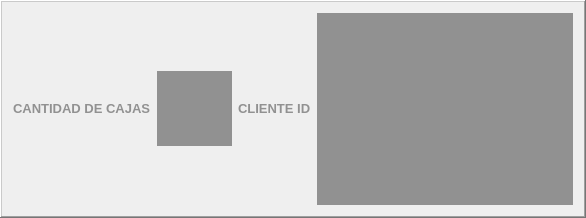
         <widget class="QFrame" name="frame_6">
          <property name="frameShape">
           <enum>QFrame::WinPanel</enum>
          </property>
          <property name="frameShadow">
           <enum>QFrame::Raised</enum>
          </property>
          <layout class="QHBoxLayout" name="horizontalLayout">
           <item>
            <widget class="QLabel" name="label_6">
             <property name="minimumSize">
              <size>
               <width>132</width>
               <height>0</height>
              </size>
             </property>
             <property name="font">
              <font>
               <family>Arial</family>
               <pointsize>10</pointsize>
               <weight>50</weight>
               <bold>false</bold>
              </font>
             </property>
             <property name="layoutDirection">
              <enum>Qt::RightToLeft</enum>
             </property>
             <property name="text">
              <string>&lt;html&gt;&lt;head/&gt;&lt;body&gt;&lt;p&gt;&lt;span style=&quot; font-weight:600; color:#919191;&quot;&gt;CANTIDAD DE CAJAS&lt;/span&gt;&lt;/p&gt;&lt;/body&gt;&lt;/html&gt;</string>
             </property>
            </widget>
           </item>
           <item>
            <widget class="QTextEdit" name="T_Cajas">
             <property name="minimumSize">
              <size>
               <width>50</width>
               <height>22</height>
              </size>
             </property>
             <property name="maximumSize">
              <size>
               <width>75</width>
               <height>75</height>
              </size>
             </property>
             <property name="palette">
              <palette>
               <active>
                <colorrole role="Button">
                 <brush brushstyle="SolidPattern">
                  <color alpha="255">
                   <red>145</red>
                   <green>145</green>
                   <blue>145</blue>
                  </color>
                 </brush>
                </colorrole>
                <colorrole role="Base">
                 <brush brushstyle="SolidPattern">
                  <color alpha="255">
                   <red>145</red>
                   <green>145</green>
                   <blue>145</blue>
                  </color>
                 </brush>
                </colorrole>
                <colorrole role="Window">
                 <brush brushstyle="SolidPattern">
                  <color alpha="255">
                   <red>145</red>
                   <green>145</green>
                   <blue>145</blue>
                  </color>
                 </brush>
                </colorrole>
               </active>
               <inactive>
                <colorrole role="Button">
                 <brush brushstyle="SolidPattern">
                  <color alpha="255">
                   <red>145</red>
                   <green>145</green>
                   <blue>145</blue>
                  </color>
                 </brush>
                </colorrole>
                <colorrole role="Base">
                 <brush brushstyle="SolidPattern">
                  <color alpha="255">
                   <red>145</red>
                   <green>145</green>
                   <blue>145</blue>
                  </color>
                 </brush>
                </colorrole>
                <colorrole role="Window">
                 <brush brushstyle="SolidPattern">
                  <color alpha="255">
                   <red>145</red>
                   <green>145</green>
                   <blue>145</blue>
                  </color>
                 </brush>
                </colorrole>
               </inactive>
               <disabled>
                <colorrole role="Button">
                 <brush brushstyle="SolidPattern">
                  <color alpha="255">
                   <red>145</red>
                   <green>145</green>
                   <blue>145</blue>
                  </color>
                 </brush>
                </colorrole>
                <colorrole role="Base">
                 <brush brushstyle="SolidPattern">
                  <color alpha="255">
                   <red>145</red>
                   <green>145</green>
                   <blue>145</blue>
                  </color>
                 </brush>
                </colorrole>
                <colorrole role="Window">
                 <brush brushstyle="SolidPattern">
                  <color alpha="255">
                   <red>145</red>
                   <green>145</green>
                   <blue>145</blue>
                  </color>
                 </brush>
                </colorrole>
               </disabled>
              </palette>
             </property>
             <property name="font">
              <font>
               <family>Arial</family>
              </font>
             </property>
             <property name="acceptDrops">
              <bool>true</bool>
             </property>
             <property name="accessibleDescription">
              <string notr="true"/>
             </property>
             <property name="layoutDirection">
              <enum>Qt::LeftToRight</enum>
             </property>
             <property name="autoFillBackground">
              <bool>false</bool>
             </property>
             <property name="styleSheet">
              <string notr="true">background-color: rgb(145, 145, 145);</string>
             </property>
             <property name="inputMethodHints">
              <set>Qt::ImhNone</set>
             </property>
             <property name="frameShape">
              <enum>QFrame::NoFrame</enum>
             </property>
             <property name="frameShadow">
              <enum>QFrame::Plain</enum>
             </property>
             <property name="lineWidth">
              <number>0</number>
             </property>
             <property name="readOnly">
              <bool>false</bool>
             </property>
             <property name="html">
              <string>&lt;!DOCTYPE HTML PUBLIC &quot;-//W3C//DTD HTML 4.0//EN&quot; &quot;http://www.w3.org/TR/REC-html40/strict.dtd&quot;&gt;
&lt;html&gt;&lt;head&gt;&lt;meta name=&quot;qrichtext&quot; content=&quot;1&quot; /&gt;&lt;style type=&quot;text/css&quot;&gt;
p, li { white-space: pre-wrap; }
&lt;/style&gt;&lt;/head&gt;&lt;body style=&quot; font-family:'Arial'; font-size:8.25pt; font-weight:400; font-style:normal;&quot;&gt;
&lt;p style=&quot;-qt-paragraph-type:empty; margin-top:0px; margin-bottom:0px; margin-left:0px; margin-right:0px; -qt-block-indent:0; text-indent:0px;&quot;&gt;&lt;br /&gt;&lt;/p&gt;&lt;/body&gt;&lt;/html&gt;</string>
             </property>
            </widget>
           </item>
           <item>
            <widget class="QLabel" name="label_5">
             <property name="minimumSize">
              <size>
               <width>69</width>
               <height>0</height>
              </size>
             </property>
             <property name="font">
              <font>
               <family>Arial</family>
               <pointsize>10</pointsize>
               <weight>50</weight>
               <bold>false</bold>
              </font>
             </property>
             <property name="layoutDirection">
              <enum>Qt::RightToLeft</enum>
             </property>
             <property name="frameShape">
              <enum>QFrame::NoFrame</enum>
             </property>
             <property name="lineWidth">
              <number>0</number>
             </property>
             <property name="text">
              <string>&lt;html&gt;&lt;head/&gt;&lt;body&gt;&lt;p&gt;&lt;span style=&quot; font-weight:600; color:#919191;&quot;&gt;CLIENTE ID&lt;/span&gt;&lt;/p&gt;&lt;/body&gt;&lt;/html&gt;</string>
             </property>
             <property name="textFormat">
              <enum>Qt::AutoText</enum>
             </property>
             <property name="scaledContents">
              <bool>false</bool>
             </property>
             <property name="wordWrap">
              <bool>false</bool>
             </property>
            </widget>
           </item>
           <item>
            <widget class="QTextEdit" name="T_Cliente">
             <property name="minimumSize">
              <size>
               <width>71</width>
               <height>22</height>
              </size>
             </property>
             <property name="palette">
              <palette>
               <active>
                <colorrole role="Button">
                 <brush brushstyle="SolidPattern">
                  <color alpha="255">
                   <red>145</red>
                   <green>145</green>
                   <blue>145</blue>
                  </color>
                 </brush>
                </colorrole>
                <colorrole role="Base">
                 <brush brushstyle="SolidPattern">
                  <color alpha="255">
                   <red>145</red>
                   <green>145</green>
                   <blue>145</blue>
                  </color>
                 </brush>
                </colorrole>
                <colorrole role="Window">
                 <brush brushstyle="SolidPattern">
                  <color alpha="255">
                   <red>145</red>
                   <green>145</green>
                   <blue>145</blue>
                  </color>
                 </brush>
                </colorrole>
               </active>
               <inactive>
                <colorrole role="Button">
                 <brush brushstyle="SolidPattern">
                  <color alpha="255">
                   <red>145</red>
                   <green>145</green>
                   <blue>145</blue>
                  </color>
                 </brush>
                </colorrole>
                <colorrole role="Base">
                 <brush brushstyle="SolidPattern">
                  <color alpha="255">
                   <red>145</red>
                   <green>145</green>
                   <blue>145</blue>
                  </color>
                 </brush>
                </colorrole>
                <colorrole role="Window">
                 <brush brushstyle="SolidPattern">
                  <color alpha="255">
                   <red>145</red>
                   <green>145</green>
                   <blue>145</blue>
                  </color>
                 </brush>
                </colorrole>
               </inactive>
               <disabled>
                <colorrole role="Button">
                 <brush brushstyle="SolidPattern">
                  <color alpha="255">
                   <red>145</red>
                   <green>145</green>
                   <blue>145</blue>
                  </color>
                 </brush>
                </colorrole>
                <colorrole role="Base">
                 <brush brushstyle="SolidPattern">
                  <color alpha="255">
                   <red>145</red>
                   <green>145</green>
                   <blue>145</blue>
                  </color>
                 </brush>
                </colorrole>
                <colorrole role="Window">
                 <brush brushstyle="SolidPattern">
                  <color alpha="255">
                   <red>145</red>
                   <green>145</green>
                   <blue>145</blue>
                  </color>
                 </brush>
                </colorrole>
               </disabled>
              </palette>
             </property>
             <property name="font">
              <font>
               <family>Arial</family>
              </font>
             </property>
             <property name="acceptDrops">
              <bool>true</bool>
             </property>
             <property name="accessibleDescription">
              <string notr="true"/>
             </property>
             <property name="layoutDirection">
              <enum>Qt::RightToLeft</enum>
             </property>
             <property name="autoFillBackground">
              <bool>false</bool>
             </property>
             <property name="styleSheet">
              <string notr="true">background-color: rgb(145, 145, 145);</string>
             </property>
             <property name="inputMethodHints">
              <set>Qt::ImhNone</set>
             </property>
             <property name="frameShape">
              <enum>QFrame::NoFrame</enum>
             </property>
             <property name="lineWidth">
              <number>0</number>
             </property>
             <property name="readOnly">
              <bool>false</bool>
             </property>
             <property name="html">
              <string>&lt;!DOCTYPE HTML PUBLIC &quot;-//W3C//DTD HTML 4.0//EN&quot; &quot;http://www.w3.org/TR/REC-html40/strict.dtd&quot;&gt;
&lt;html&gt;&lt;head&gt;&lt;meta name=&quot;qrichtext&quot; content=&quot;1&quot; /&gt;&lt;style type=&quot;text/css&quot;&gt;
p, li { white-space: pre-wrap; }
&lt;/style&gt;&lt;/head&gt;&lt;body style=&quot; font-family:'Arial'; font-size:8.25pt; font-weight:400; font-style:normal;&quot;&gt;
&lt;p style=&quot;-qt-paragraph-type:empty; margin-top:0px; margin-bottom:0px; margin-left:0px; margin-right:0px; -qt-block-indent:0; text-indent:0px;&quot;&gt;&lt;br /&gt;&lt;/p&gt;&lt;/body&gt;&lt;/html&gt;</string>
             </property>
            </widget>
           </item>
          </layout>
          <zorder>T_Cliente</zorder>
          <zorder>T_Cajas</zorder>
          <zorder>label_6</zorder>
          <zorder>label_5</zorder>
         </widget>
